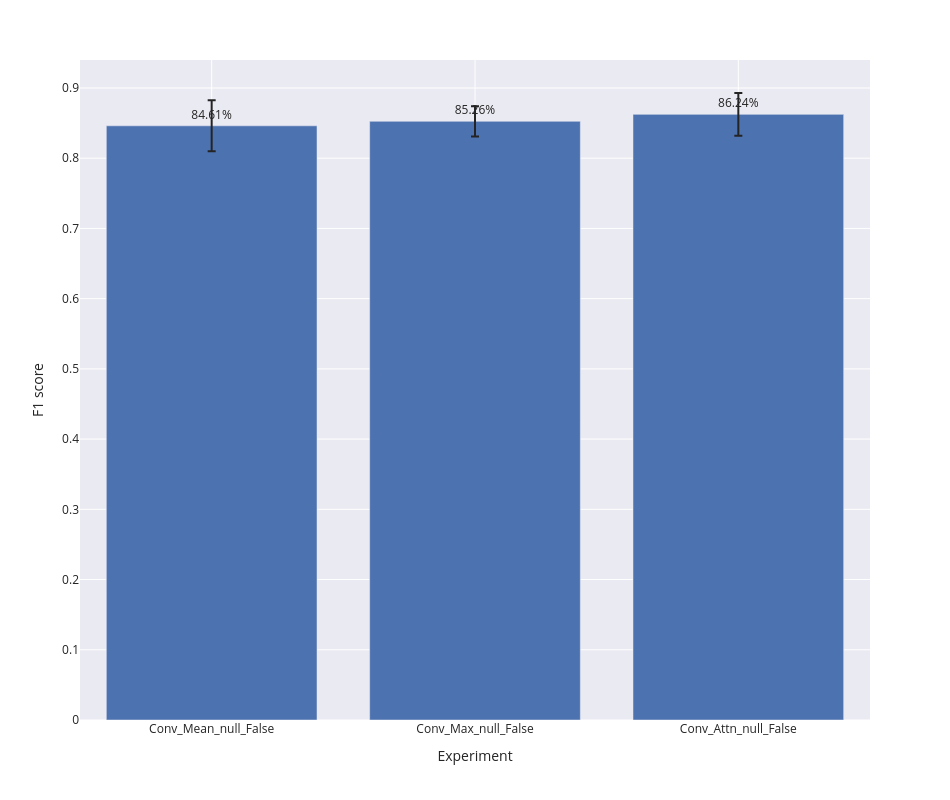

This figure's notebook cell:
### Code cell
bar_plot(label_wise_metrics_agg, 'f1_score')

### Figure 1 — Plotly figure (JSON) as saved in the notebook; plotly's stock layout.template omitted (floating-point values rounded to 4 significant figures)
{"data": [{"alignmentgroup": "True", "error_y": {"array": [0.03624, 0.02155, 0.03043]}, "hovertemplate": "expr=%{x}<br>f1_score_mean=%{text}<extra></extra>", "legendgroup": "", "marker": {"color": "rgb(76,114,176)", "pattern": {"shape": ""}}, "name": "", "offsetgroup": "", "orientation": "v", "showlegend": false, "text": [0.8461, 0.8526, 0.8624], "textposition": "outside", "texttemplate": "%{text:.2%}", "type": "bar", "x": ["Conv_Mean_null_False", "Conv_Max_null_False", "Conv_Attn_null_False"], "xaxis": "x", "y": [0.8461, 0.8526, 0.8624], "yaxis": "y"}], "layout": {"barmode": "group", "height": 800, "legend": {"tracegroupgap": 0}, "margin": {"t": 60}, "width": 950, "xaxis": {"anchor": "y", "domain": [0, 1], "title": {"text": "Experiment"}}, "yaxis": {"anchor": "x", "domain": [0, 1], "title": {"text": "F1 score"}}}}
